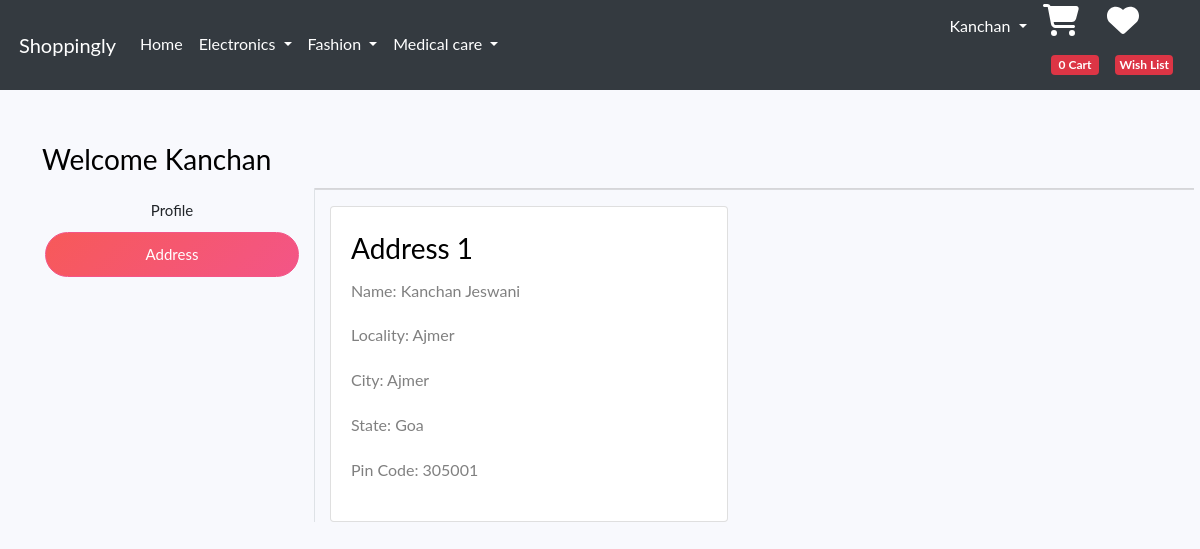
Page /address (signed in) on the committed database.
### app/models.py (models this page shows, shortened)
class Customer(models.Model):
	user = models.ForeignKey(User, on_delete=models.CASCADE)
	name = models.CharField(max_length=200)
	locality = models.CharField(max_length=200)
	city = models.CharField(max_length=50)
	zipcode = models.IntegerField(null=True)
	state = models.CharField(choices=STATE_CHOICES, max_length=100)

### app/views.py (the view)
# urls.py: path('address', views.address, name="address"),
def address(request):
	totalitem = 0
	if not request.user.is_authenticated:
			return HttpResponseRedirect('accounts/login')
	add = Customer.objects.filter(user=request.user)
	if request.user.is_authenticated:
		totalitem = len(Cart.objects.filter(user=request.user))
	return render(request, 'address.html', {'add':add, 'active':'btn-primary', 'totalitem': totalitem})

### app/templates/address.html (shortened to what this page needs)
{% extends 'base.html' %}
{% load static %}
{% block content %}
<div class="container my-5">
 <div class="row">
 <h3 class="text-capitalize">Welcome {{request.user}}</h3>
  <div class="col-sm-3 border-end">
   <ul class="list-unstyled">
    <li class="d-grid"><a href="{% url 'profile' %}" class="btn">Profile</a></li>
    <li class="d-grid"><a href="{% url 'address' %}" class="btn {{active}}">Address</a></li>
   </ul>
  </div>
  <div class="col-sm-9">
   <div class="row">
	    <hr>
	   {% for ad in add%}
    <div class="col-sm-6">
     <div class="card">
      <div class="card-body">
       <h3>Address {{forloop.counter}}</h3>
       <p>Name: {{ad.name}}</p>
       <p>Locality: {{ad.locality}}</p>
       <p>City: {{ad.city}}</p>
       <p>State: {{ad.state}}</p>
		  <p>Pin Code: {{ad.zipcode}}</p>
      </div>
     </div>
    </div>
	   {% endfor %}
   </div>
  </div>
 </div>
</div>
{% endblock content %}

### app/templates/base.html (shortened to what this page needs)
<!doctype html>
{% load static %}
<html lang="en">
  <head>
    <link href="https://cdn.jsdelivr.net/npm/bootstrap@5.0.0-beta1/dist/css/bootstrap.min.css" rel="stylesheet">
    <link rel="stylesheet" href="{% static 'app/css/owl.carousel.min.css' %}">
    <link rel="stylesheet" href="{% static 'app/css/all.min.css' %}">
    <link rel="stylesheet" href="{% static 'app/css/style.css' %}">
  </head>
  <body>
	<nav class=" navbarlist navbar navbar-expand-lg navbar-dark bg-dark py-1 px-1">
  <div class="container-fluid">
    <a class="navbar-brand" href="\ ">Shoppingly</a>
    <div class="collapse navbar-collapse" id="navbarNavDropdown">
      <ul class="navbar-nav">
        <li class="nav-item">
          <a class="nav-link active" aria-current="page" href="/ ">Home</a>
        </li>
        <li class="nav-item dropdown">
          <a class="nav-link dropdown-toggle text-white" href="#" id="electronicsDropdownMenuLink" role="button" data-bs-toggle="dropdown" aria-expanded="false">
            Electronics
          </a>
        </li>
		          <li class="nav-item dropdown">
          <a class="nav-link dropdown-toggle text-white" href="#" id="fashionDropdownMenuLink" role="button" data-bs-toggle="dropdown" aria-expanded="false">
            Fashion
          </a>
        </li>
		  		          <li class="nav-item dropdown">
          <a class="nav-link dropdown-toggle text-white" href="#" id="corronaDropdownMenuLink" role="button" data-bs-toggle="dropdown" aria-expanded="false">
            Medical care
          </a>
        </li>
      </ul>
    </div>
	{% if request.user.is_authenticated %}
	            <ul class="navbar-nav me-auto mb-2 mb-lg-0">
           <li class="nav-item dropdown mx-2">
              <a class="nav-link dropdown-toggle text-white text-capitalize" href="#" id="profileDropdown" role="button" data-bs-toggle="dropdown" aria-expanded="false">
				  {{request.user}}
              </a>
            </li>
					<div>
            <li class="nav-item ">
				<i class="fas fa-shopping-cart fa-2x  float: right i-color icon-cog"></i>
				<a href="{% url 'showcart' %}" class="nav-link text-white "><span class="badge bg-danger px-2 py-1"><span id ="cart">{{totalitem}}</span> <span>Cart</span></span></a>
			</li>
			 </div>
						<div>
            <li class="nav-item ">
														<i class="fas fa-heart fa-2x icon-cog"></i>
				<a href="{% url 'showwishlist' %}" class="nav-link text-white "><span class="badge bg-danger px-1 py-1"> <span>Wish List</span></span></a>
			</li>
						</div>
   </ul>
  </div>
		{% else %}
        <a href="accounts/login" class="btn btn-outline-success my-3 mx-2">Login</a>
		<a href="{% url 'registration' %}" class="btn btn-outline-success  my-3 mx-2">Register</a>
{% endif %}
</nav>
    {% block content %} {% endblock content %}
  </body>
</html>

### app/templates/base.html (style rules this page uses)
.icon-cog { color: white; }

### rows in the picture
Customer: name "Kanchan Jeswani", locality "Ajmer", city "Ajmer", state "Goa", zipcode "305001"

### other values in the picture
{{ request.user }} "Kanchan"
{{ totalitem }} "0"
